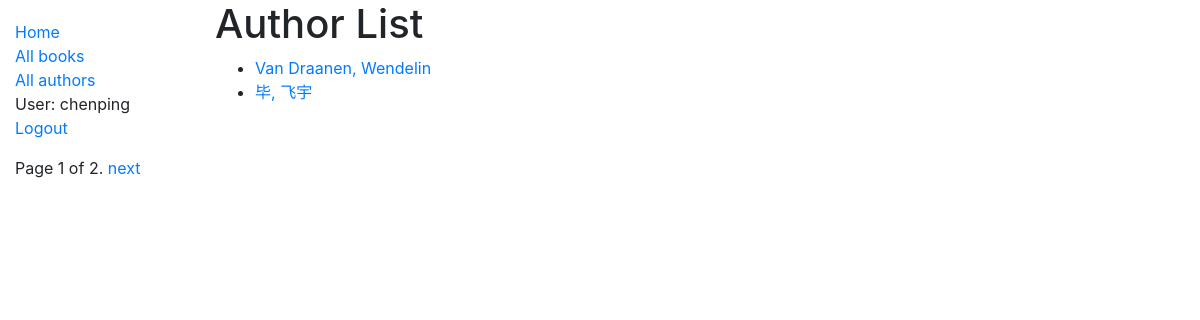
The app's page /catalog/authors/ (signed in) with its own data.
### catalog/models.py (models this page shows, shortened)
class Author(models.Model):
    first_name = models.CharField(max_length=100)
    last_name = models.CharField(max_length=100)
    date_of_birth = models.DateField(null=True, blank=True)
    date_of_death = models.DateField('Died', null=True, blank=True)
    class Meta:
        ordering = ['last_name', 'first_name']
    def get_absolute_url(self):
        return reverse('author-detail', args=[str(self.id)])

### catalog/views.py (the view)
# urls.py: path('authors/', views.AuthorListView.as_view(), name='authors'),
class AuthorListView(generic.ListView):
    model = Author
    paginate_by = 2

### catalog/templates/catalog/author_list.html
{% extends "base_generic.html" %}
{% block content %}
  <h1>Author List</h1>
  {% if author_list %}
  <ul>
    {% for author in author_list %}
      <li>
        <a href="{{ author.get_absolute_url }}">{{ author.last_name }}, {{author.first_name}}</a>
      </li>
    {% endfor %}
  </ul>
  {% else %}
    <p>There are no authors in the library.</p>
  {% endif %}
{% endblock %}

### catalog/templates/base_generic.html (shortened to what this page needs)
<!DOCTYPE html>
<html lang="en">
<head>
  <link rel="stylesheet" href="https://stackpath.bootstrapcdn.com/bootstrap/4.1.3/css/bootstrap.min.css">
  {% load static %}
  <link rel="stylesheet" href="{% static 'css/styles.css' %}">
</head>
<body>
  <div class="container-fluid">
    <div class="row">
      <div class="col-sm-2">
      {% block sidebar %}
        <ul class="sidebar-nav">
          <li><a href="{% url 'index' %}">Home</a></li>
          <li><a href="{% url 'books' %}">All books</a></li>
          <li><a href="{% url 'authors' %}">All authors</a></li>
          {% if user.is_authenticated %}
          <li>User: {{ user.get_username }}</li>
          <li><a href="{% url 'logout'%}?next={{request.path}}">Logout</a></li>
          {% else %}
          <li><a href="{% url 'login'%}?next={{request.path}}">Login</a></li>
            {% endif %}
        </ul>
     {% endblock %}
      </div>
      <div class="col-sm-10 ">{% block content %}{% endblock %}</div>
    </div>
    {% block pagination %}
      {% if is_paginated %}
          <div class="pagination">
              <span class="page-links">
                  <span class="page-current">
                      Page {{ page_obj.number }} of {{ page_obj.paginator.num_pages }}.
                  </span>
                  {% if page_obj.has_next %}
                      <a href="{{ request.path }}?page={{ page_obj.next_page_number }}">next</a>
                  {% endif %}
              </span>
          </div>
      {% endif %}
    {% endblock %}
  </div>
</body>
</html>

### catalog/static/css/styles.css (style rules this page uses)
.sidebar-nav { margin-top: 20px; padding: 0; list-style: none; }

### records on screen
Author: last_name "Van Draanen", first_name "Wendelin"
Author: last_name "毕", first_name "飞宇"

### other values on screen
{{ user.get_username }} "chenping"
{{ page_obj.number }} "1"
{{ page_obj.paginator.num_pages }} "2"
